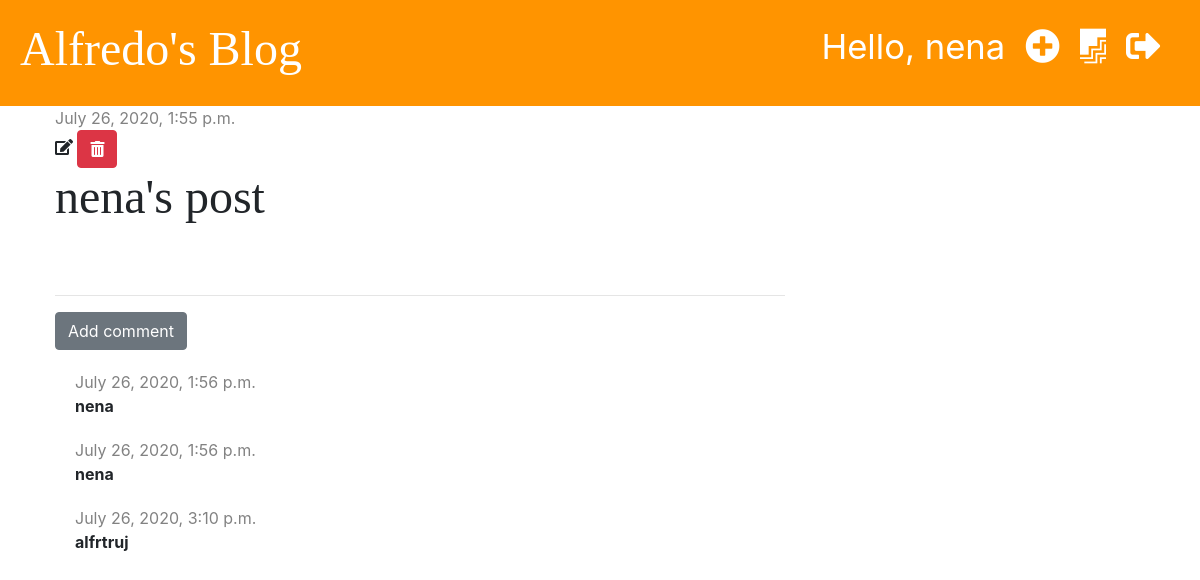
The page /post/16/ (signed in) on the database its author committed.
### blog/models.py (models this page shows, shortened)
class Post(models.Model):
    author = models.ForeignKey('auth.User', on_delete=models.CASCADE)
    title = models.CharField(max_length=200)
    text = models.TextField()
    created_date = models.DateTimeField(default= timezone.now)
    published_date = models.DateTimeField(blank=True, null=True)

class Comment(models.Model):
    post = models.ForeignKey('blog.Post', default=None, on_delete=models.CASCADE, related_name='comments')
    author = models.CharField(max_length=200)
    text = models.TextField()
    created_date = models.DateTimeField(default=timezone.now)
    approved = models.BooleanField(default=False)

### blog/views.py (the view)
# urls.py: path('post/<int:pk>/', views.post_detail, name='post_detail'),
def post_detail(request, pk):
    post = get_object_or_404(Post, pk=pk)
    stuff_for_frontend = {'post': post}
    return render(request, 'blog/post_detail.html', stuff_for_frontend)

### blog/templatetags/markdownify.py (called while the page is built)
@register.filter
def markdown(value):
    renderer = HighlightRenderer()
    markdown = mistune.Markdown(renderer=renderer)
    return markdown(value)

### blog/templates/blog/post_detail.html (shortened to what this page needs)
{% extends 'blog/base.html' %}
{% load markdownify %}
{% block content %}
   <div class="post">
        {% if post.published_date %}
            <div class="date">
                {{ post.published_date }}
            </div>
        {% else %}
            <a href="{% url 'post_publish' pk=post.pk %}" class="btn btn-primary">Publish</a>
        {% endif %}
        {% if user.is_authenticated %}
            <a href="{% url 'post_edit' pk=post.pk %}"><i class="fas fa-edit"></i></a>
            <a href="{% url 'post_delete' pk=post.pk %}" class="btn btn-danger"
               onclick="return confirm('Are you sure you want to delete this post?')"><i class="fas fa-trash-alt"></i></a>
        {% endif %}
        <h1>{{ post.title }}</h1>
   </div>
    <hr>
    <a href="{% url 'add_comment_to_post' pk=post.pk %}" class="btn btn-secondary">Add comment</a>
    {% for comment in post.comments.all %}
        {% if user.is_authenticated or comment.approved %}
        <div class="comment">
            <div class="date">
                {{ comment.created_date }}
            </div>
            <strong>{{ comment.author }}</strong>
        </div>
        {% endif %}
    {% empty %}
    <div class="comment">
        <p>No comments yet...</p>
    </div>
    {% endfor %}
{% endblock %}

### blog/templates/blog/base.html (shortened to what this page needs)
{% load static %}
<!DOCTYPE html>
<html lang="en">
<head>
    <link rel="stylesheet" href="https://stackpath.bootstrapcdn.com/bootstrap/4.5.0/css/bootstrap.min.css">
    <link rel="stylesheet" href="{% static 'blog.css' %}">
    <link rel="stylesheet" href="https://use.fontawesome.com/releases/v5.0.6/css/all.css">
    <link rel="stylesheet" href="{% static 'zenburn.css' %}">
</head>
<body>
<div class="page-header">
    {% if user.is_authenticated %}
        <a href="{% url 'logout' %}" class="top-menu"><i class="fas fa-sign-out-alt"></i></a>
        <a href="{% url 'post_draft_list' %}" class="top-menu"><i class="fab fa-firstdraft"></i></a>
        <a href="{% url 'post_new' %}" class="top-menu"><i class="fas fa-plus-circle"></i></a>
        <p class="top-menu">Hello, {{ user.username }}</p>
    {% else %}
        <a href="{% url 'login' %}" class="top-menu"><i class="fas fa-sign-in-alt"></i></a>
    {% endif %}
    <h1><a href="{% url 'post_list' %}">Alfredo's Blog</a></h1>
</div>
<div class="content container">
    <div class="row">
        <div class="col-md-8">
            {% block content %}
            {% endblock %}
        </div>
    </div>
</div>
</body>
</html>

### blog/static/blog.css (style rules this page uses)
.page-header { background-color: #ff9400; margin-top: 0; padding: 20px 20px 20px 20px; }
.page-header h1, .page-header h1 a { color: #ffffff; font-size: 36pt; text-decoration: none; }
.content { margin-left: 40px; }
h1, h2, h3, h4 { font-family: 'Tangerine', 'Inconsolata', 'Droid Sans', serif; font-size: 48px; }
.date { color: #828282; }
.post { margin-bottom: 70px; }
.top-menu, .top-menu:hover { color: #ffffff; float: right; font-size: 26pt; margin-right: 20px; }
.fa-edit::before { color: #212529; }
.comment { margin: 20px 0px 20px 20px; }

### rows shown on the page
Post: published_date "July 26, 2020, 1:55 p.m.", title "nena's post"
Comment: created_date "July 26, 2020, 1:56 p.m.", author "nena"
Comment: created_date "July 26, 2020, 1:56 p.m.", author "nena"
Comment: created_date "July 26, 2020, 3:10 p.m.", author "alfrtruj"

### other values the page prints
{{ user.username }} "nena"
